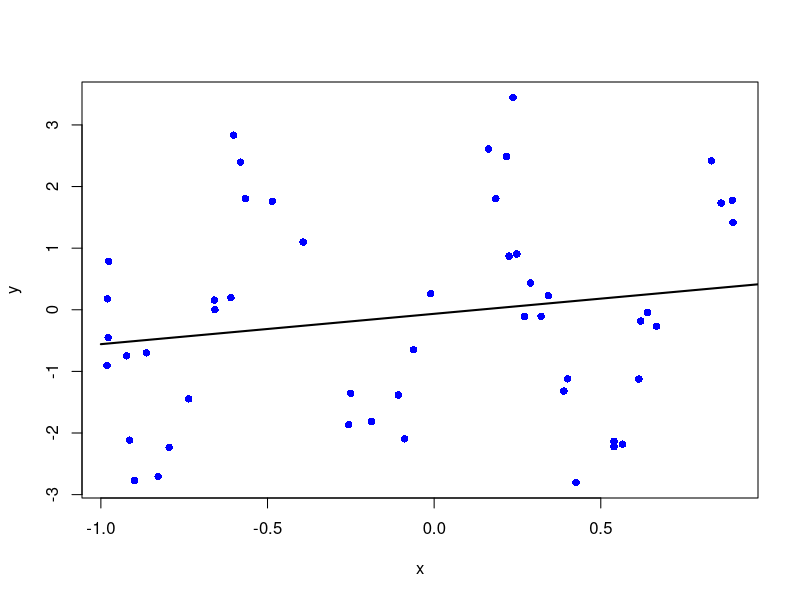
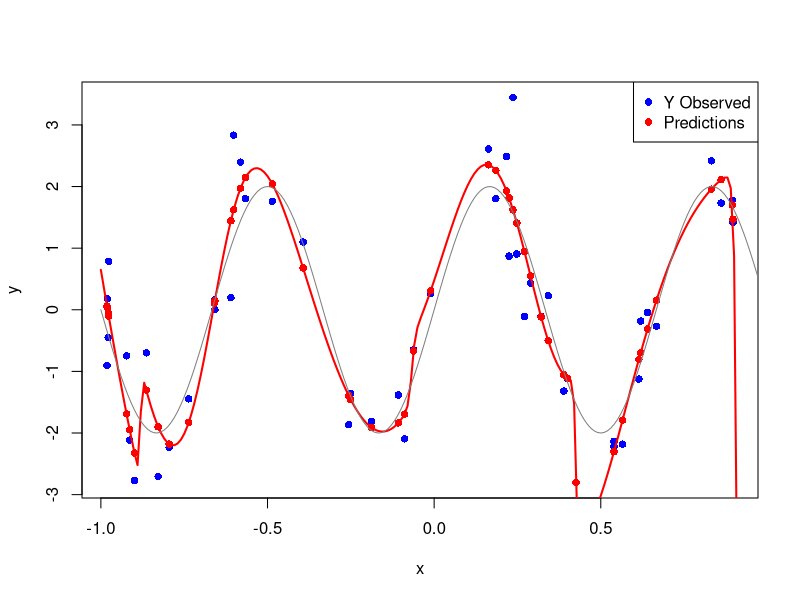
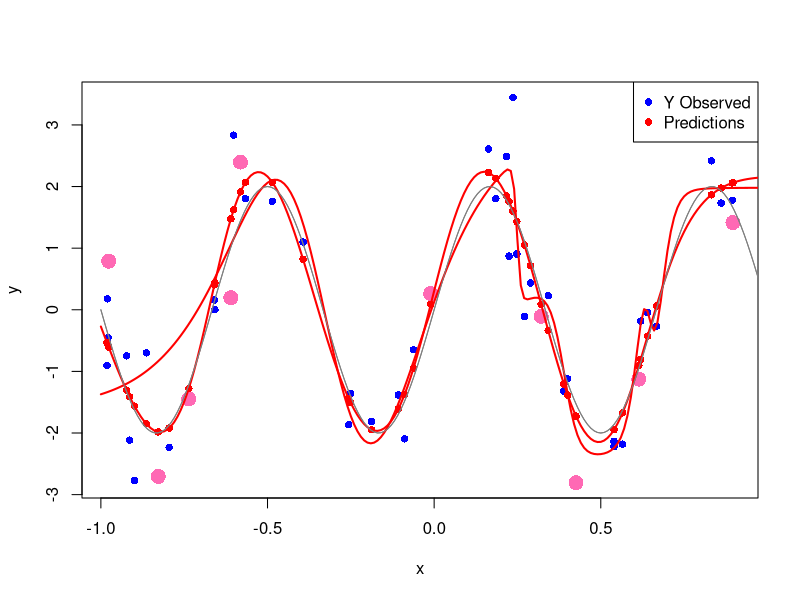
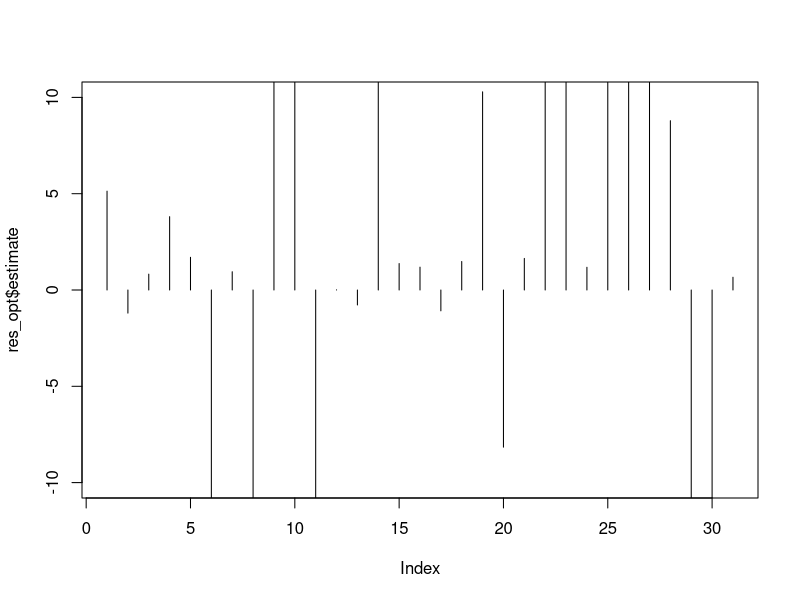
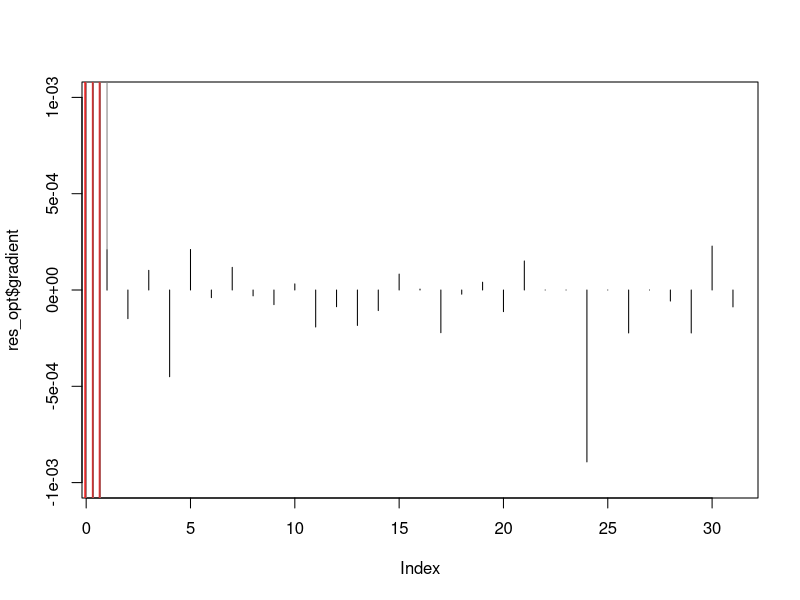
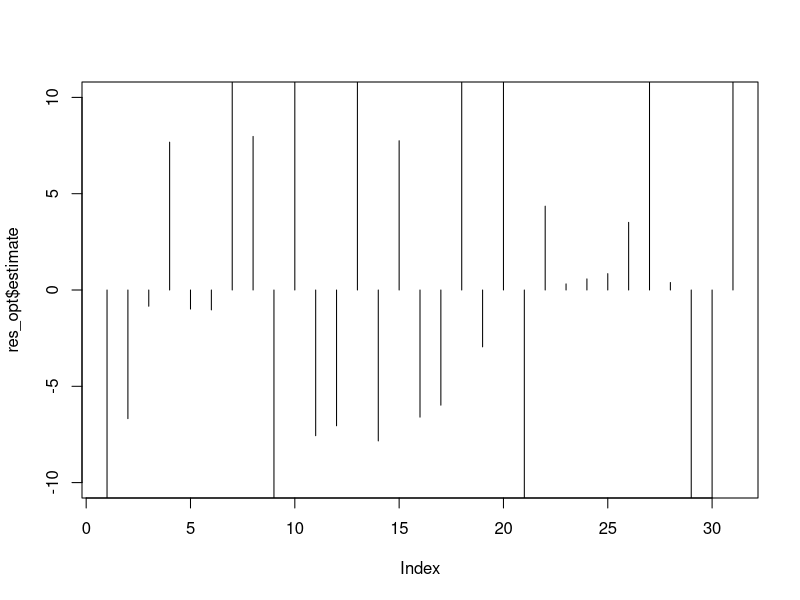
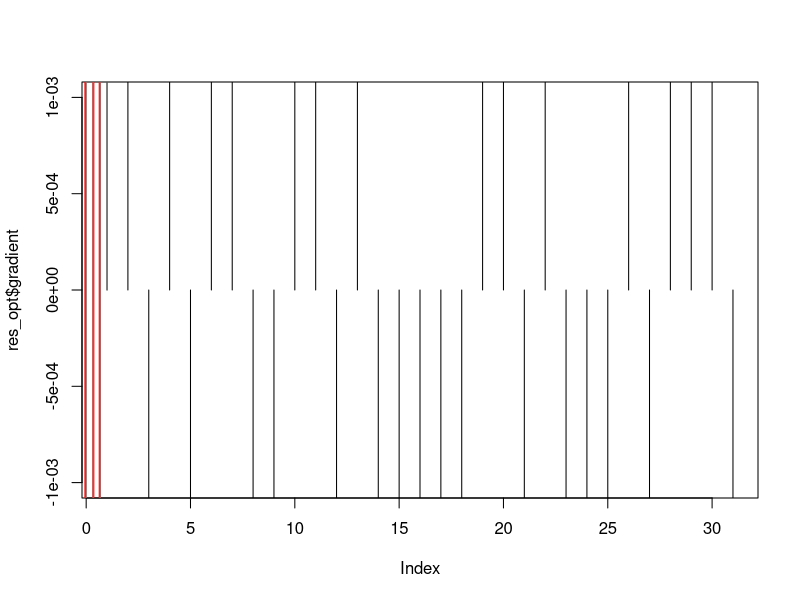
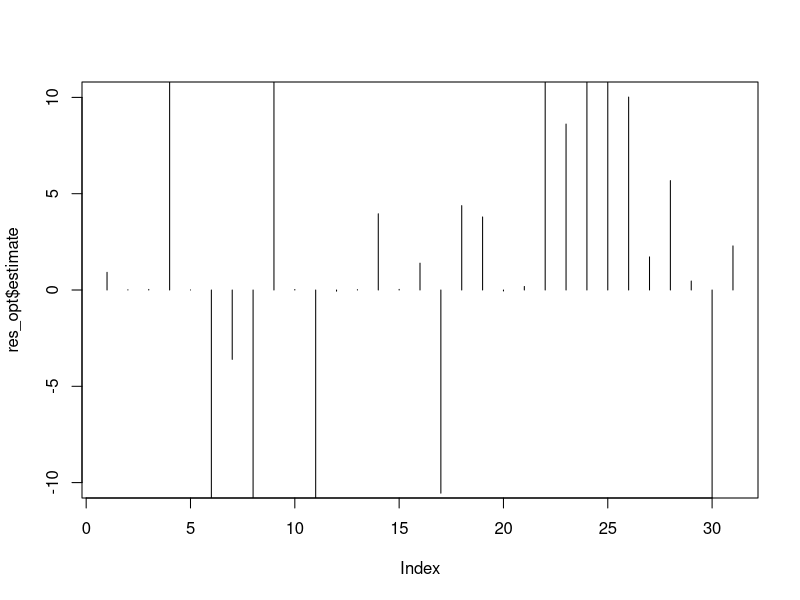

The R script that drew these images, in order:
rm(list = ls())

# Let's fake a dataset and see if the network evaluates:
set.seed(2019)
N = 50
x = runif(N,-1,1)
e = rnorm(N,0,sqrt(0.5))
y = 2*sin(3*pi*x)+e
plot(y~x,pch = 16, col = 'blue')

# Get the data in matrix form:
X = matrix(x,N,1) #cbind(x,x^2,x^3)
Y = matrix(y,N,1)

model = function(X,Y,theta)
{
	  w    = theta[1]
	  b    = theta[2]
	  Yhat = X%*%w+b
	  
	  E1   = sum((Yhat-Y)^2)
	  
	  return(list(E1 = E1, Yhat = Yhat))
}

model(X,Y,runif(2,-1,1))

obj = function(pars)
{
	  res_mod = model(X,Y,pars)
	  return(res_mod$E1)
}

res_opt = nlm(obj,runif(2,-1,1))

xx = seq(-1,+1,1/100) #lattice
XX = matrix(xx,ncol = 1)
YY = XX*0 # Just a dummy
res_fitted = model(XX,YY,res_opt$estimate)
lines(res_fitted$Yhat~xx,lwd = 2)




# Specify activation functions for the hidden and output layers:
sig1 = function(z)
{
  tanh(z)
}
sig2 = function(z)
{
   z
}

# Write a function that evaluates the neural network (forward recursion):
# X     - Input matrix (N x p)
# Y     - Output matrix(N x q)
# theta - A parameter vector (all of the parameters)
# m     - Number of nodes on hidden layer
# lam   - Regularisation parameter (see later)
neural_net = function(X,Y, theta,m, nu)
{
	 # Relevant dimensional variables:
   N = dim(X)[1]
   p = dim(X)[2]
   q = dim(Y)[2]
   
   # Populate weight-matrix and bias vectors:
   index = 1:(p*m)
   W1    = matrix(theta[index],p,m)
   index = max(index)+1:(m*q)
   W2    = matrix(theta[index],m,q)
   index = max(index)+1:m
   b1    = matrix(theta[index],m,1)
   index = max(index)+1:q
   b2    = matrix(theta[index],q,1)
   
   #print(theta)
   
   #print(W1)
   #print(W2)
   #print(b1)
   #print(b2)
   
   # Evaluate network:
   #Yhat  = rep(NA,N)
   #error = rep(NA,N)
   #for(i in 1:N)
   #{
   #	  a0 = matrix(X[i,],p,1)
   #	  a1 = sig1(t(W1)%*%a0+b1)
   #	  a2 = sig2(t(W2)%*%a1+b2)
   #	  Yhat[i] = a2
   #	  error[i] = (Yhat[i]-Y[i,])^2
   #}
   ones = matrix(1,1,N)
   A0   = t(X)
   A1   = sig1(t(W1)%*%A0+b1%*%ones)
   A2   = sig2(t(W2)%*%A1+b2%*%ones)
   Yhat = t(A2)
   
   # Calculate error:
   
   E1 = sum((Y - Yhat)^2)
   E2 = E1 + nu/N*(sum(W1^2)+sum(W2^2)) #modified objective/penalised function
   
   # Return predictions and error:
   return(list(Yhat = Yhat, E1 = E1, E2 = E2))
}

# We need to know the number of parameters in the network:

m     = 10
p     = dim(X)[2]
q     = dim(Y)[2]
npars = p*m+m*q+m+q
npars
theta_rand = runif(npars,-1,1)
res = neural_net(X,Y,theta_rand,m,0)
res


obj = function(pars)
{
	res_model = neural_net(X,Y,pars,m,0)
	return(res_model$E1)
}


obj(theta_rand)

res_opt = nlm(obj,theta_rand,iterlim = 1000)
res_opt

res_fitted = neural_net(X,Y,res_opt$estimate,m,0)
res_fitted
plot(y~x,pch = 16,col = 'blue')
points(res_fitted$Yhat~x,pch = 16, col = 'red')
legend('topright',c('Y Observed','Predictions'), pch = 16, col = c('blue','red'))

# A response curve
xx = seq(-1,1,1/100)
XX = matrix(xx,ncol = 1)
YY = XX*0
res_response_curve = neural_net(XX,YY,res_opt$estimate,m,0)
lines(res_response_curve$Yhat~xx,lwd = 2,col = 'red')
lines(c(2*sin(3*pi*xx))~xx,col ='grey50')

##################################################################
# Validation analysis
##################################################################

#set.seed(4) different seeds produce diff curves
N = dim(X)[1]
set = sample(1:N, 0.8*N, replace = FALSE) # replace becasue we dont waant the same to repeat in the observation
X_train = matrix(X[set,], ncol = 1)
Y_train = matrix(Y[set,], ncol = 1)
X_val = matrix(X[-set,], ncol = 1)
Y_val = matrix(Y[-set,], ncol = 1)
dim(X_train)
dim(X_val)

nu = 1
obj_pen = function(pars)
{
  res_model = neural_net(X_train, Y_train, pars, m, nu) #NB training data
  return(res_model$E2)
}

theta_rand = runif(npars, -1, 1)
obj(theta_rand)

res_opt = nlm(obj_pen,theta_rand,iterlim = 1000)
res_opt

res_fitted = neural_net(X,Y,res_opt$estimate,m,0)
res_fitted

plot(y~x,pch = 16,col = 'blue')
points(Y_val~X_val, pch = 16, col = 'hotpink', cex= 2)
points(res_fitted$Yhat~x,pch = 16, col = 'red')
legend('topright',c('Y Observed','Predictions'), pch = 16, col = c('blue','red'))

# A response curve
xx = seq(-1,1,1/100)
XX = matrix(xx,ncol = 1)
YY = XX*0
res_response_curve = neural_net(XX,YY,res_opt$estimate,m,0)
lines(res_response_curve$Yhat~xx,lwd = 2,col = 'red')
lines(c(2*sin(3*pi*xx))~xx,col ='grey50')


n_nu = 10
Val_error = rep(NA, n_nu)
nu_seq = exp(seq(-6, 1, length = n_nu))
for (i in 1:n_nu)
{
  nu = nu_seq[i]
  res_opt = nlm(obj_pen, theta_rand, iterlim = 1000)
  
  res_val = neural_net(X_val, Y_val, res_opt$estimate, m, 0)
  Val_error[i] = res_val$E1
  
  print(paste0('nu = ', round(nu, 4)))





# A response curve
xx = seq(-1,1,1/100)
XX = matrix(xx,ncol = 1)
YY = XX*0
res_response_curve = neural_net(XX,YY,res_opt$estimate,m,0)
lines(res_response_curve$Yhat~xx,lwd = 2,col = 'red')
lines(c(2*sin(3*pi*xx))~xx,col ='grey50')

plot(res_opt$estimate, type = "h", ylim = c(-1, 1)*10)
plot(res_opt$gradient, type = "h", ylim = c(-1, 1)*0.001)
}